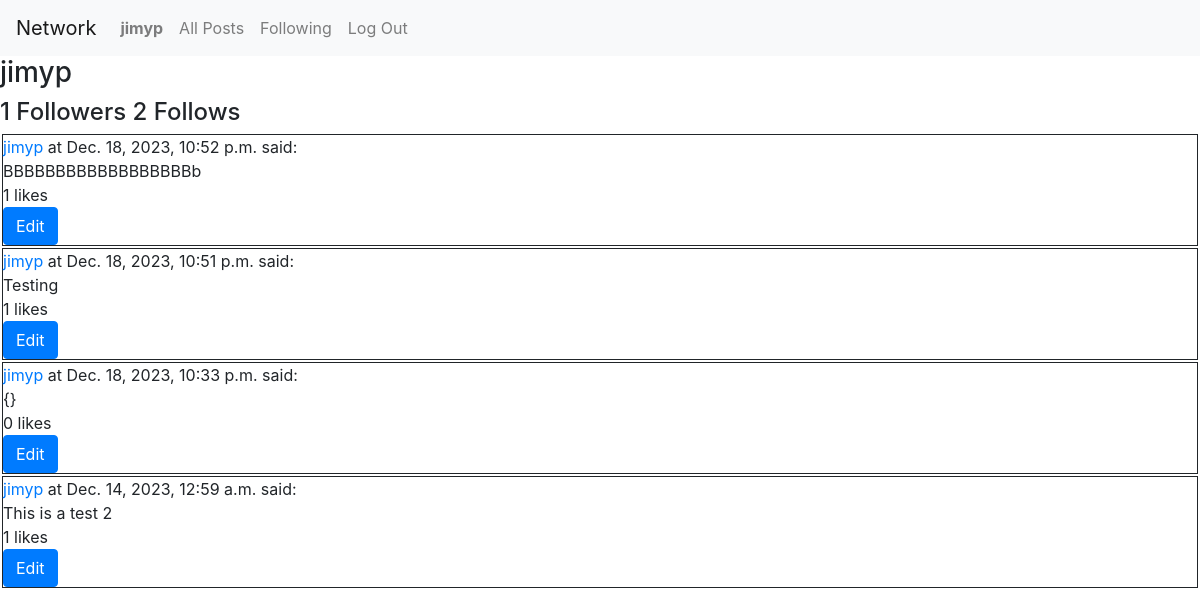
Page /profile/jimyp (signed in) on the committed database.
### network/models.py (models this page shows, shortened)
class User(AbstractUser):
    pass

class Post(models.Model):
    user = models.ForeignKey(User, on_delete=models.CASCADE, related_name="posts")
    content = models.TextField(max_length=500)
    timestamp = models.DateTimeField(auto_now_add=True)
    @property
    def likesNumber (self):
        return len(self.likes.all())

class Like(models.Model):
    post = models.ForeignKey(Post, on_delete=models.CASCADE, related_name="likes")
    user = models.ForeignKey(User, on_delete=models.CASCADE, related_name="likes")

### network/views.py (the view)
# urls.py: path("profile/<str:username>", views.profile, name="profile"),
def profile(request, username):
    if not request.user.is_authenticated :
        return HttpResponseRedirect(reverse("login"))
    user = User.objects.get(username=username)
    userPosts = user.posts.all().order_by("-timestamp").all()
    paginator = Paginator(userPosts,10)
    page = request.GET.get('page')
    postsFromPage = paginator.get_page(page)
    userFollowersNames = []
    for follower in user.followers.all():
        userFollowersNames.append(follower.user.username)
    currentUserFollows = False
    if request.user.username in userFollowersNames:
        currentUserFollows = True
    followersNumber = len(user.followers.all())
    followsNumber = len(user.follows.all())
    return render(
        request,
        "network/profile.html",
        {
            "currentUserFollows": currentUserFollows,
            "profileName": username,
            "userPosts": userPosts,
            "postsFromPage": postsFromPage,
            "followersNumber": followersNumber,
            "followsNumber": followsNumber,
        },
    )

### network/templates/network/profile.html (shortened to what this page needs)
{% extends "network/layout.html" %}
{% load static %}
{% block body %}
  <div>
    <h3>{{profileName}}</h3>
    <h4>{{followersNumber}} Followers {{followsNumber}} Follows </h4>
  </div>
  {% for post in postsFromPage%}
    <div class="postDiv">
      <div class="postHeader"><a href="/profile/{{post.user.username}}">{{post.user.username}}</a> at {{post.timestamp}} said:</div>
      <div class="postContent">{{post.content}}</div>
      <div class="postFooter"><span id="span{{post.id}}">{{post.likesNumber}}</span> likes</div>
      {% if user.username == profileName %}
        <button class="btn btn-primary" data-toggle="modal" data-target="#editPostModal_{{post.id}}">Edit</button>
      {% endif %}
    </div>
  {% endfor %}
{% endblock %}

### network/templates/network/layout.html (shortened to what this page needs)
{% load static %}
<!DOCTYPE html>
<html lang="en">
    <head>
        <link rel="stylesheet" href="https://stackpath.bootstrapcdn.com/bootstrap/4.4.1/css/bootstrap.min.css">
        <link href="{% static 'network/styles.css' %}" rel="stylesheet">
    </head>
    <body>
        <nav class="navbar navbar-expand-lg navbar-light bg-light">
            <a class="navbar-brand" href="#">Network</a>
            <div>
              <ul class="navbar-nav mr-auto">
                {% if user.is_authenticated %}
                    <li class="nav-item">
                        <a class="nav-link" href="/profile/{{ user.username }}"><strong id="username">{{ user.username }}</strong></a>
                    </li>
                {% endif %}
                <li class="nav-item">
                  <a class="nav-link" href="{% url 'index' %}">All Posts</a>
                </li>
                {% if user.is_authenticated %}
                    <li class="nav-item">
                        <a class="nav-link" href="{% url 'following' %}">Following</a>
                    </li>
                    <li class="nav-item">
                        <a class="nav-link" href="{% url 'logout' %}">Log Out</a>
                    </li>
                {% endif %}
              </ul>
            </div>
          </nav>
        <div class="body">
            {% block body %}
            {% endblock %}
        </div>
    </body>
</html>

### network/static/network/styles.css (style rules this page uses)
.postDiv { margin: 2px ; border-style: solid; border-width: 1px; }

### rows in the picture
User: username "jimyp"
Post: user.username "jimyp", timestamp "Dec. 18, 2023, 10:52 p.m.", content "BBBBBBBBBBBBBBBBBBb", likesNumber "1"
Post: user.username "jimyp", timestamp "Dec. 18, 2023, 10:51 p.m.", content "Testing", likesNumber "1"
Post: user.username "jimyp", timestamp "Dec. 18, 2023, 10:33 p.m.", content "{}", likesNumber "0"
Post: user.username "jimyp", timestamp "Dec. 14, 2023, 12:59 a.m.", content "This is a test 2", likesNumber "1"

### other values in the picture
{{ followersNumber }} "1"
{{ followsNumber }} "2"
